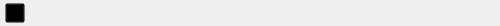
<?xml version="1.0" encoding="UTF-8"?>
<ui version="4.0">
 <class>SuperTitleui</class>
 <widget class="QFrame" name="SuperTitleui">
  <property name="geometry">
   <rect>
    <x>0</x>
    <y>0</y>
    <width>500</width>
    <height>26</height>
   </rect>
  </property>
  <property name="windowTitle">
   <string>Frame</string>
  </property>
  <property name="styleSheet">
   <string notr="true"/>
  </property>
  <layout class="QHBoxLayout" name="horizontalLayout">
   <property name="spacing">
    <number>5</number>
   </property>
   <property name="leftMargin">
    <number>0</number>
   </property>
   <property name="topMargin">
    <number>0</number>
   </property>
   <property name="rightMargin">
    <number>0</number>
   </property>
   <property name="bottomMargin">
    <number>0</number>
   </property>
   <item>
    <layout class="QHBoxLayout" name="horizontalLayout_5" stretch="1,1,98">
     <property name="spacing">
      <number>5</number>
     </property>
     <item>
      <spacer name="horizontalSpacer_4">
       <property name="orientation">
        <enum>Qt::Horizontal</enum>
       </property>
       <property name="sizeHint" stdset="0">
        <size>
         <width>40</width>
         <height>20</height>
        </size>
       </property>
      </spacer>
     </item>
     <item>
      <widget class="QPushButton" name="pushButton_5">
       <property name="sizePolicy">
        <sizepolicy hsizetype="Minimum" vsizetype="Minimum">
         <horstretch>0</horstretch>
         <verstretch>0</verstretch>
        </sizepolicy>
       </property>
       <property name="minimumSize">
        <size>
         <width>20</width>
         <height>20</height>
        </size>
       </property>
       <property name="maximumSize">
        <size>
         <width>20</width>
         <height>20</height>
        </size>
       </property>
       <property name="toolTip">
        <string/>
       </property>
       <property name="styleSheet">
        <string notr="true">background-color: transparent;</string>
       </property>
       <property name="text">
        <string/>
       </property>
       <property name="flat">
        <bool>false</bool>
       </property>
      </widget>
     </item>
     <item>
      <spacer name="horizontalSpacer_5">
       <property name="orientation">
        <enum>Qt::Horizontal</enum>
       </property>
       <property name="sizeHint" stdset="0">
        <size>
         <width>40</width>
         <height>20</height>
        </size>
       </property>
      </spacer>
     </item>
    </layout>
   </item>
   <item>
    <widget class="QLabel" name="label_2">
     <property name="font">
      <font>
       <pointsize>8</pointsize>
       <italic>false</italic>
       <bold>false</bold>
       <underline>false</underline>
       <strikeout>false</strikeout>
       <kerning>true</kerning>
      </font>
     </property>
     <property name="toolTip">
      <string/>
     </property>
     <property name="text">
      <string/>
     </property>
     <property name="alignment">
      <set>Qt::AlignCenter</set>
     </property>
    </widget>
   </item>
   <item>
    <layout class="QHBoxLayout" name="horizontalLayout_6">
     <property name="spacing">
      <number>10</number>
     </property>
    </layout>
   </item>
  </layout>
 </widget>
 <resources/>
 <connections/>
</ui>
